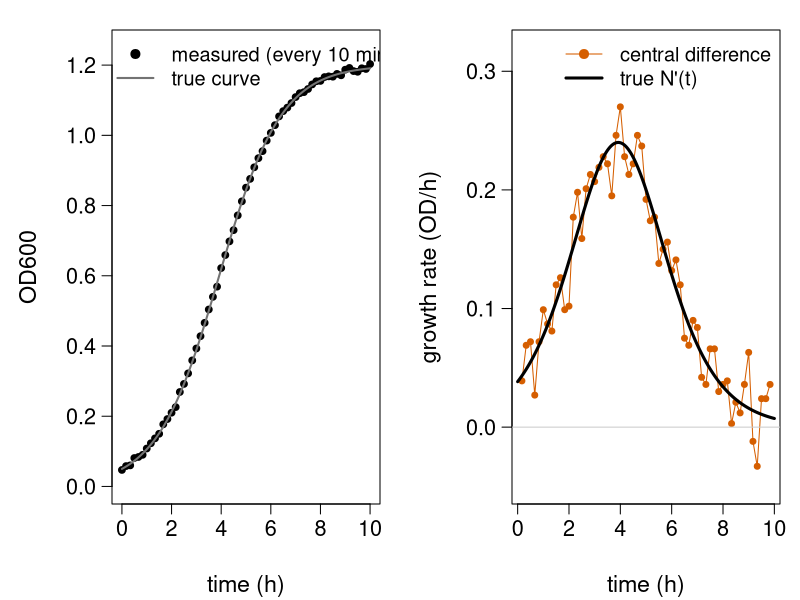
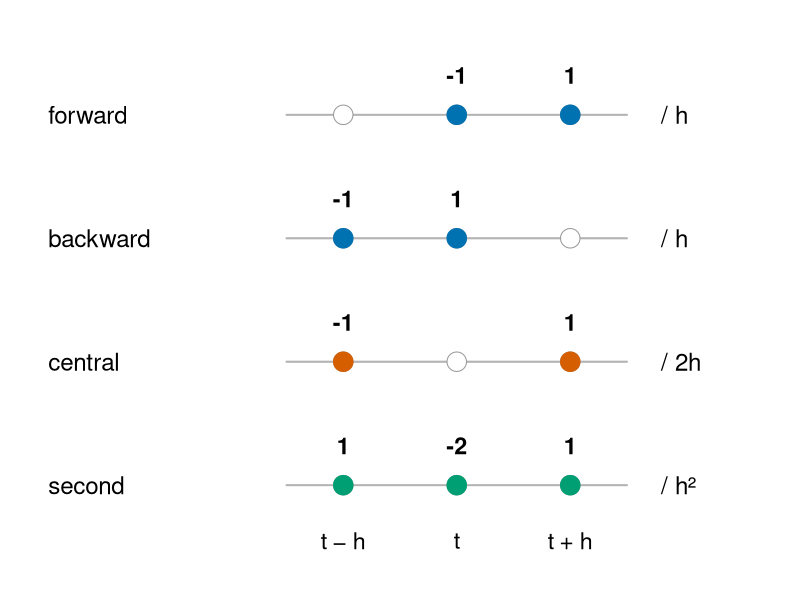
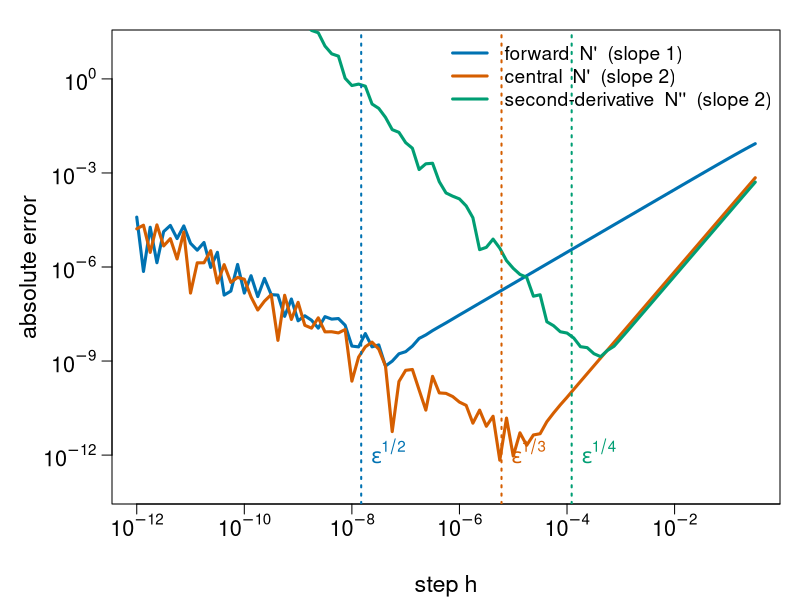
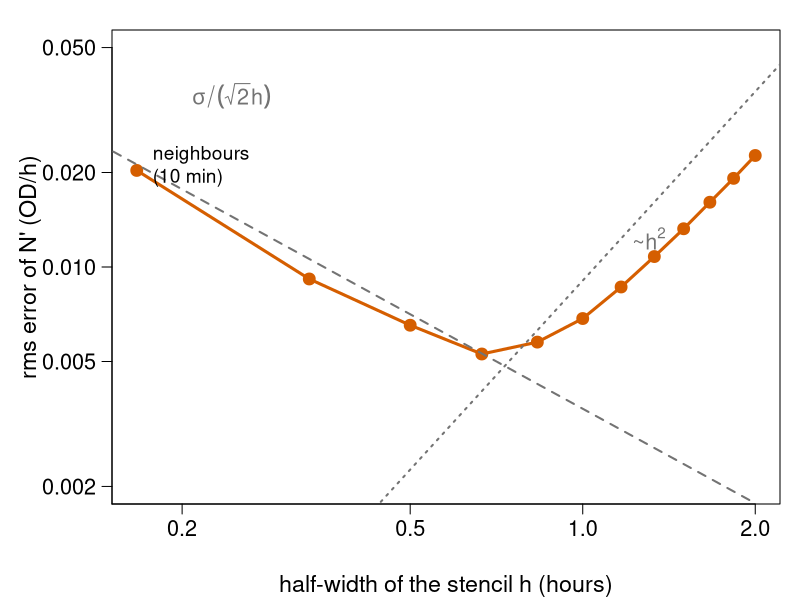
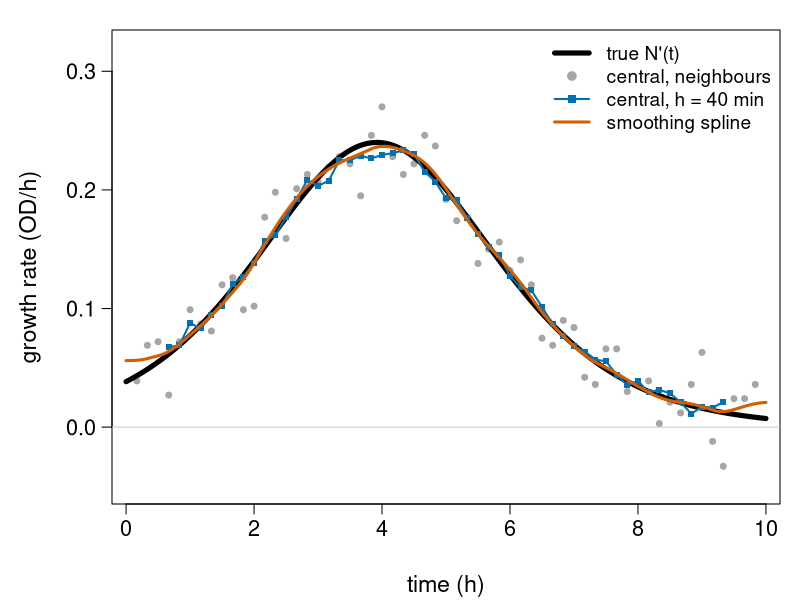

The R script that drew these images, in order:
# Figures for the finite-differences/ unit ("Numerical differentiation").
#
# Re-run by hand from this folder (it is NOT run by `quarto render`):
#   cd finite-differences && Rscript make-finite-differences-figs.R
#
# Base R graphics only (plus stats::smooth.spline); writes fig01-...svg to
# fig05-...svg. Everything is computed here, with the same code and data as on
# the slides.

## ---- the running example (same code as on the slides) ----------------------

K <- 1.2; N0 <- 0.05; r <- 0.8          # carrying capacity, start OD, rate per hour
od <- function(t) K / (1 + (K / N0 - 1) * exp(-r * t))
gr <- function(t) r * od(t) * (1 - od(t) / K)   # exact growth rate N'(t)
t0 <- 3
N  <- od(t0); d1 <- gr(t0)
d2 <- r * d1 * (1 - 2 * N / K)                  # N''(3)

# simulated plate reader: every 10 min for 10 h, noise sd 0.005, 3 decimals
set.seed(1)
t  <- seq(0, 10, by = 1/6)
y  <- round(od(t) + rnorm(length(t), sd = 0.005), 3)
dt <- 1/6; n <- length(t)

## ---- plotting helpers ---------------------------------------------------------

col_fwd <- "#0072B2"   # blue
col_cen <- "#D55E00"   # vermillion
col_sec <- "#009E73"   # bluish green
col_ref <- "grey45"
col_pur <- "#CC79A7"   # reddish purple

fig <- function(file, w = 9, h = 5.2, expr, mfrow = c(1, 1)) {
  svg(file, width = w, height = h)
  par(mfrow = mfrow, mar = c(4.8, 5.6, 1.5, 1), las = 1, mgp = c(3.6, 0.8, 0),
      cex.lab = 1.4, cex.axis = 1.3)
  expr
  dev.off()
}
logaxis <- function(side, at) {
  axis(side, at = 10^at, labels = parse(text = paste0("10^", at)))
}

## ---- fig01: noisy plate-reader data and its naive derivative -----------------

fig("fig01-noisy-od.svg", w = 11, h = 4.8, mfrow = c(1, 2), expr = {
  tt <- seq(0, 10, length.out = 400)
  plot(t, y, pch = 19, cex = 0.9, xlab = "time (h)", ylab = "OD600",
       ylim = c(0, 1.25))
  lines(tt, od(tt), col = col_ref, lwd = 2)
  legend("topleft", c("measured (every 10 min)", "true curve"),
         pch = c(19, NA), lty = c(NA, 1), lwd = c(NA, 2),
         col = c("black", col_ref), bty = "n", cex = 1.2)
  i <- 2:(n - 1)
  cen <- (y[i + 1] - y[i - 1]) / (2 * dt)
  plot(t[i], cen, type = "o", pch = 19, cex = 0.8, col = col_cen,
       xlab = "time (h)", ylab = "growth rate (OD/h)", ylim = c(-0.05, 0.32))
  lines(tt, gr(tt), lwd = 3)
  abline(h = 0, col = "grey80")
  legend("topright", c("central difference", "true N'(t)"),
         col = c(col_cen, "black"), lty = 1, lwd = c(1, 3), pch = c(19, NA),
         bty = "n", cex = 1.2)
})

## ---- fig02: stencils --------------------------------------------------------------

fig("fig02-stencils.svg", w = 9, h = 4.6, expr = {
  par(mar = c(1, 1, 1, 1))
  plot(NA, xlim = c(-3.6, 2.6), ylim = c(0.4, 4.6), axes = FALSE, xlab = "", ylab = "")
  rows <- list(
    list(name = "forward",  s = c(0, 1),     w = c("-1", "1"),       den = "/ h",     col = col_fwd),
    list(name = "backward", s = c(-1, 0),    w = c("-1", "1"),       den = "/ h",     col = col_fwd),
    list(name = "central",  s = c(-1, 1),    w = c("-1", "1"),       den = "/ 2h",    col = col_cen),
    list(name = "second",   s = c(-1, 0, 1), w = c("1", "-2", "1"),  den = "/ h²", col = col_sec))
  for (k in seq_along(rows)) {
    yy <- 5 - k; rr <- rows[[k]]
    segments(-1.5, yy, 1.5, yy, col = "grey70", lwd = 2)
    points(c(-1, 0, 1), rep(yy, 3), pch = 21, bg = "white", col = "grey60", cex = 2.6)
    points(rr$s, rep(yy, length(rr$s)), pch = 19, col = rr$col, cex = 2.6)
    text(rr$s, yy + 0.32, rr$w, cex = 1.4, font = 2)
    text(-3.6, yy, rr$name, adj = 0, cex = 1.45)
    text(1.8, yy, rr$den, adj = 0, cex = 1.45)
  }
  text(c(-1, 0, 1), 0.55, c("t − h", "t", "t + h"), cex = 1.4)
})

## ---- fig03: error against h for three stencils ------------------------------------

eps <- .Machine$double.eps
h   <- 10^-seq(0.5, 12, by = 0.125)
e_f <- abs((od(t0 + h) - od(t0)) / h - d1)
e_c <- abs((od(t0 + h) - od(t0 - h)) / (2 * h) - d1)
e_s <- abs((od(t0 + h) - 2 * od(t0) + od(t0 - h)) / h^2 - d2)
fig("fig03-error-v.svg", w = 9.5, h = 5.2, expr = {
  plot(h, e_f, log = "xy", type = "l", lwd = 3, col = col_fwd, xaxt = "n", yaxt = "n",
       ylim = c(1e-13, 1e1), xlab = "step h", ylab = "absolute error")
  lines(h, e_c, lwd = 3, col = col_cen)
  lines(h, e_s, lwd = 3, col = col_sec)
  logaxis(1, seq(-12, 0, by = 2)); logaxis(2, seq(-12, 0, by = 3))
  abline(v = c(eps^(1/2), eps^(1/3), eps^(1/4)), lty = 3, lwd = 2,
         col = c(col_fwd, col_cen, col_sec))
  legend("topright", c("forward  N'  (slope 1)", "central  N'  (slope 2)",
                       "second-derivative  N''  (slope 2)"),
         col = c(col_fwd, col_cen, col_sec), lwd = 3, bty = "n", cex = 1.15,
         bg = "white")
  text(eps^(1/2), 1e-12, expression(epsilon^{1/2}), pos = 4, cex = 1.3, col = col_fwd)
  text(eps^(1/3), 1e-12, expression(epsilon^{1/3}), pos = 4, cex = 1.3, col = col_cen)
  text(eps^(1/4), 1e-12, expression(epsilon^{1/4}), pos = 4, cex = 1.3, col = col_sec)
})

## ---- fig04: noisy data, error against half-width ---------------------------------

k   <- 1:12
rms <- sapply(k, function(k) {
  j <- (k + 1):(n - k)
  sqrt(mean(((y[j + k] - y[j - k]) / (2 * k * dt) - gr(t[j]))^2))
})
hw <- k * dt
fig("fig04-noise-v.svg", w = 9, h = 5.0, expr = {
  plot(hw, rms, log = "xy", type = "o", pch = 19, lwd = 3, cex = 1.3, col = col_cen,
       xlab = "half-width of the stencil h (hours)", ylab = "rms error of N' (OD/h)",
       ylim = c(0.002, 0.05))
  hh <- 10^seq(log10(0.12), log10(2.3), length.out = 50)
  lines(hh, 0.005 / (sqrt(2) * hh), lty = 2, lwd = 2, col = col_ref)
  lines(hh, 0.0768 / 6 * hh^2 / sqrt(2), lty = 3, lwd = 2, col = col_ref)
  text(0.2, 0.034, expression(sigma / (sqrt(2) * h)), cex = 1.3, col = col_ref, pos = 4)
  text(1.45, 0.012, expression("~" * h^2), cex = 1.3, col = col_ref, pos = 2)
  text(dt, rms[1], "neighbours\n(10 min)", pos = 4, cex = 1.15, offset = 0.8)
})

## ---- fig05: smoothing before differentiating ---------------------------------------

fig("fig05-smooth.svg", w = 9, h = 5.0, expr = {
  tt <- seq(0, 10, length.out = 400)
  i <- 2:(n - 1)
  cen <- (y[i + 1] - y[i - 1]) / (2 * dt)
  k <- 4; j <- (k + 1):(n - k)
  wide <- (y[j + k] - y[j - k]) / (2 * k * dt)
  fit <- smooth.spline(t, y)
  plot(t[i], cen, pch = 19, cex = 0.8, col = "grey65", xlab = "time (h)",
       ylab = "growth rate (OD/h)", ylim = c(-0.05, 0.32))
  lines(tt, gr(tt), lwd = 5)
  lines(t[j], wide, type = "o", pch = 15, cex = 0.8, lwd = 2, col = col_fwd)
  lines(tt, predict(fit, tt, deriv = 1)$y, lwd = 3, col = col_cen, lty = 1)
  abline(h = 0, col = "grey80")
  legend("topright", c("true N'(t)", "central, neighbours", "central, h = 40 min",
                       "smoothing spline"),
         col = c("black", "grey65", col_fwd, col_cen), lwd = c(5, NA, 2, 3),
         pch = c(NA, 19, 15, NA), bty = "n", cex = 1.15)
})
